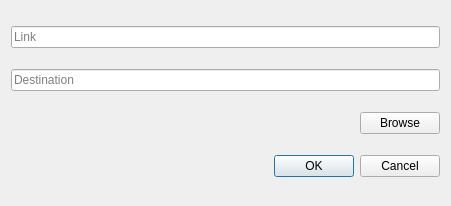
<?xml version="1.0" encoding="UTF-8"?>
<ui version="4.0">
 <class>dialogNewDownload</class>
 <widget class="QDialog" name="dialogNewDownload">
  <property name="geometry">
   <rect>
    <x>0</x>
    <y>0</y>
    <width>451</width>
    <height>206</height>
   </rect>
  </property>
  <property name="windowTitle">
   <string>Add a new download</string>
  </property>
  <layout class="QGridLayout" name="gridLayout">
   <item row="2" column="1" alignment="Qt::AlignRight">
    <widget class="QPushButton" name="browseButton">
     <property name="text">
      <string>Browse</string>
     </property>
    </widget>
   </item>
   <item row="3" column="1" alignment="Qt::AlignRight">
    <widget class="QDialogButtonBox" name="okButton">
     <property name="orientation">
      <enum>Qt::Horizontal</enum>
     </property>
     <property name="standardButtons">
      <set>QDialogButtonBox::Cancel|QDialogButtonBox::Ok</set>
     </property>
    </widget>
   </item>
   <item row="1" column="0" colspan="2">
    <widget class="QLineEdit" name="downloadDir">
     <property name="placeholderText">
      <string>Destination</string>
     </property>
    </widget>
   </item>
   <item row="0" column="0" colspan="2">
    <widget class="QLineEdit" name="url">
     <property name="minimumSize">
      <size>
       <width>361</width>
       <height>0</height>
      </size>
     </property>
     <property name="placeholderText">
      <string>Link</string>
     </property>
    </widget>
   </item>
  </layout>
 </widget>
 <resources/>
 <connections>
  <connection>
   <sender>okButton</sender>
   <signal>accepted()</signal>
   <receiver>dialogNewDownload</receiver>
   <slot>accept()</slot>
   <hints>
    <hint type="sourcelabel">
     <x>248</x>
     <y>254</y>
    </hint>
    <hint type="destinationlabel">
     <x>157</x>
     <y>274</y>
    </hint>
   </hints>
  </connection>
  <connection>
   <sender>okButton</sender>
   <signal>rejected()</signal>
   <receiver>dialogNewDownload</receiver>
   <slot>reject()</slot>
   <hints>
    <hint type="sourcelabel">
     <x>316</x>
     <y>260</y>
    </hint>
    <hint type="destinationlabel">
     <x>286</x>
     <y>274</y>
    </hint>
   </hints>
  </connection>
 </connections>
</ui>
